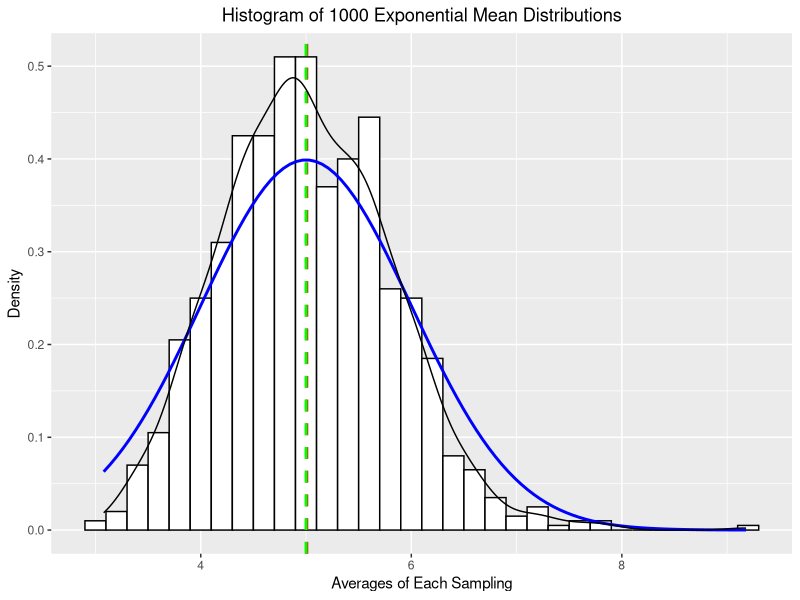
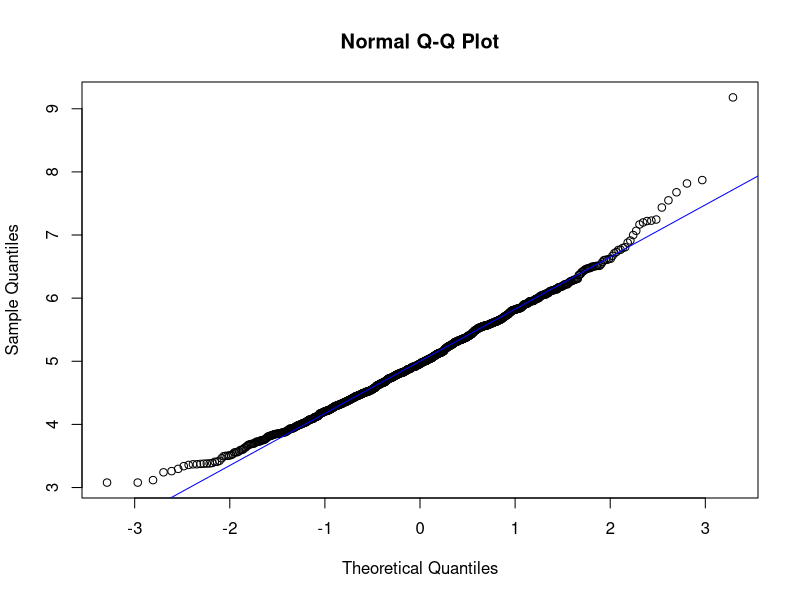

These charts were generated, in order, by the following R code:
## ---- chunk 1
knitr::opts_chunk$set(echo = TRUE)
## ---- chunk 2
sample_size <- 40
num_of_simulations <- 1000
lambda = 0.2
exp_dist <- NULL

for(i in 1:num_of_simulations) {
        exp_dist <- c(exp_dist, mean(rexp(sample_size, lambda)))
}
exp_dist <- data.frame("Means" = c(exp_dist))
sample_data_mean <- 1/lambda
sample_data_var <- ((1/lambda)/sqrt(sample_size))^2
## ---- chunk 3
sprintf("Theoretical mean is %d", 1/lambda)
sprintf("Mean based on the simulation distribution is %f", mean(exp_dist$Means))
## ---- chunk 4
sprintf("Theoretical variance is %f", ((1/lambda)/sqrt(sample_size))^2)
sprintf(" Variance based on the simulation distribution is %f", var(exp_dist$Means))
## ---- chunk 5
if(!require("ggplot2")) install.packages("ggplot2"); library("ggplot2")
## ---- chunk 6
ggplot(exp_dist, aes(x = Means)) +
        geom_histogram(aes(y=..density..), color = "black", fill="white", binwidth = .2) +
        stat_function(fun=dnorm, args=list(mean=1/lambda), sd=sd(exp_dist$Means), color="blue", size=1)+
        geom_vline(aes(xintercept = mean(Means)), color = "red", linetype="dashed", size=1) +
        geom_vline(aes(xintercept = mean(1/lambda)), color = 'green', linetype = "dashed", size=1) +
        labs(x = 'Means', title = 'Histogram of 1000 Exponential Mean Distributions')+
        geom_density(alpha = .2) +
        xlab("Averages of Each Sampling") + ylab("Density") + 
        theme(plot.title = element_text(hjust = 0.5)) 
## ---- chunk 7
qqnorm(exp_dist$Means)
qqline(exp_dist$Means, col = "blue")
